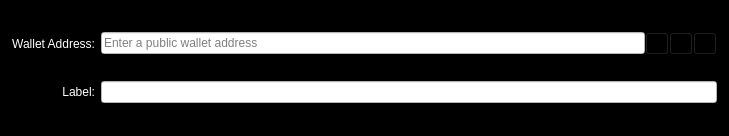
<?xml version="1.0" encoding="UTF-8"?>
<ui version="4.0">
 <class>MultisigAddressEntry</class>
 <widget class="QFrame" name="MultisigAddressEntry">
  <property name="geometry">
   <rect>
    <x>0</x>
    <y>0</y>
    <width>729</width>
    <height>136</height>
   </rect>
  </property>
  <property name="windowTitle">
   <string>Form</string>
  </property>
  <property name="styleSheet">
   <string notr="true">background-color: rgb(0, 0, 0);
color: rgb(255, 255, 255);</string>
  </property>
  <property name="frameShape">
   <enum>QFrame::StyledPanel</enum>
  </property>
  <property name="frameShadow">
   <enum>QFrame::Sunken</enum>
  </property>
  <layout class="QGridLayout" name="gridLayout">
   <item row="0" column="0">
    <widget class="QLabel" name="walletaddressLabel">
     <property name="text">
      <string>Wallet Address:</string>
     </property>
     <property name="alignment">
      <set>Qt::AlignRight|Qt::AlignTrailing|Qt::AlignVCenter</set>
     </property>
     <property name="buddy">
      <cstring>walletaddress</cstring>
     </property>
    </widget>
   </item>
   <item row="0" column="1">
    <layout class="QHBoxLayout" name="walletaddressLayout">
     <property name="spacing">
      <number>0</number>
     </property>
     <item>
      <widget class="QValidatedLineEdit" name="walletaddress">
       <property name="toolTip">
        <string>The public wallet address</string>
       </property>
       <property name="styleSheet">
        <string notr="true">color: rgb(0, 0, 0);
background-color: rgb(255, 255, 255);</string>
       </property>
       <property name="placeholderText">
        <string>Enter a public wallet address</string>
       </property>
      </widget>
     </item>
     <item>
      <widget class="QToolButton" name="pasteButton">
       <property name="toolTip">
        <string>Paste a public wallet address from the clipboard</string>
       </property>
       <property name="text">
        <string/>
       </property>
       <property name="icon">
        <iconset resource="../entanglement.qrc">
         <normaloff>:/icons/editpaste</normaloff>:/icons/editpaste</iconset>
       </property>
       <property name="shortcut">
        <string>Alt+P</string>
       </property>
      </widget>
     </item>
     <item>
      <widget class="QToolButton" name="addressBookButton">
       <property name="toolTip">
        <string>Choose address from address book</string>
       </property>
       <property name="text">
        <string/>
       </property>
       <property name="icon">
        <iconset resource="../entanglement.qrc">
         <normaloff>:/icons/address-book</normaloff>:/icons/address-book</iconset>
       </property>
       <property name="shortcut">
        <string>Alt+A</string>
       </property>
      </widget>
     </item>
     <item>
      <widget class="QToolButton" name="deleteButton">
       <property name="toolTip">
        <string>Remove this wallet address</string>
       </property>
       <property name="text">
        <string/>
       </property>
       <property name="icon">
        <iconset resource="../entanglement.qrc">
         <normaloff>:/icons/remove</normaloff>:/icons/remove</iconset>
       </property>
      </widget>
     </item>
    </layout>
   </item>
   <item row="1" column="0">
    <widget class="QLabel" name="labelLabel">
     <property name="text">
      <string>Label:</string>
     </property>
     <property name="alignment">
      <set>Qt::AlignRight|Qt::AlignTrailing|Qt::AlignVCenter</set>
     </property>
    </widget>
   </item>
   <item row="1" column="1">
    <widget class="QValidatedLineEdit" name="label">
     <property name="enabled">
      <bool>true</bool>
     </property>
     <property name="toolTip">
      <string>Address associated to the public key</string>
     </property>
     <property name="styleSheet">
      <string notr="true">color: rgb(0, 0, 0);
background-color: rgb(255, 255, 255);</string>
     </property>
     <property name="readOnly">
      <bool>true</bool>
     </property>
    </widget>
   </item>
  </layout>
 </widget>
 <customwidgets>
  <customwidget>
   <class>QValidatedLineEdit</class>
   <extends>QLineEdit</extends>
   <header>qvalidatedlineedit.h</header>
  </customwidget>
 </customwidgets>
 <resources>
  <include location="../entanglement.qrc"/>
 </resources>
 <connections/>
</ui>
